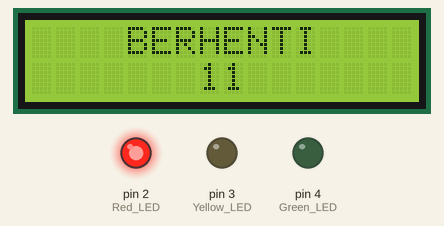
Bench run of a sketch on a simulated Arduino Uno, built with avr-gcc and run on an emulated ATmega328P. Parts: 16×2 character LCD, output pins drawn as LEDs (lit = HIGH). What the sketch prints to the serial monitor is not drawn.

Above: at 0.1 s.
At 5.2 s:
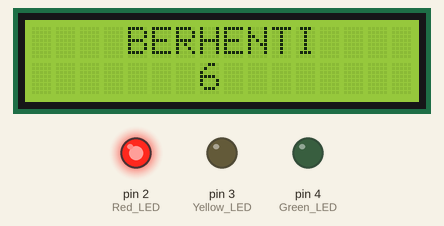
At 11.2 s:
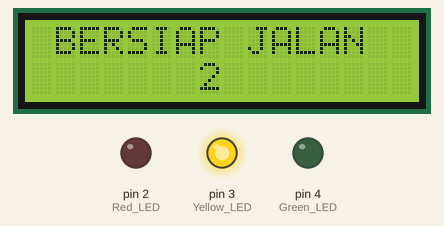
At 13.2 s:
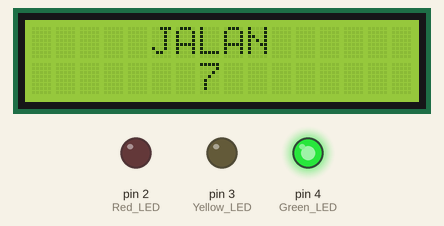
At 20.3 s:
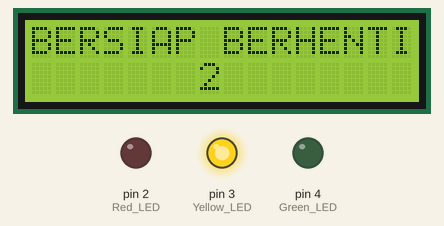
At 38.4 s:
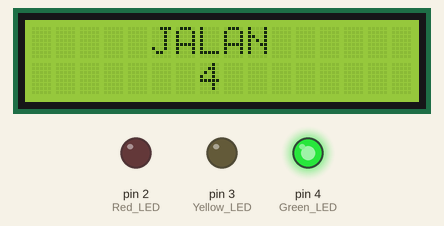
Timing chart, 0 to 39.9 s (numbered marks = the images above):
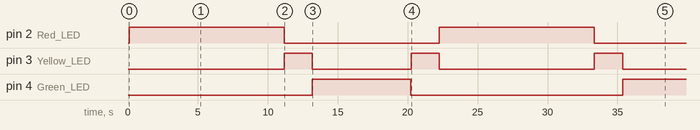

Measured:
- by itself, pin 2 (Red_LED): alternates HIGH for 11.1 s and LOW for 11.1 s
- by itself, pin 3 (Yellow_LED): goes HIGH 2.0 s, LOW 7.1 s, HIGH 2.0 s, LOW 11.1 s, HIGH 2.0 s, then LOW
- by itself, pin 4 (Green_LED): LOW → HIGH at 13.2 s, → LOW 7.0 s later, → HIGH 15.1 s later
- what the display in image 1 shows lasts 1.0 s, from 5.1 s to 6.1 s

The sketch:

DRRA_PROJECT_2.ino
```cpp
// Created by Barbu Vulc.
// LCD I2C library:
#include <LiquidCrystal_I2C.h>

// LCD I2C address 0x27, 16 column and 2 rows!
LiquidCrystal_I2C lcd(0x27, 16, 2);

void setup() {
  // Initialize the LCD, the LEDs, and Serial Monitor:
  lcd.init();
  lcd.backlight();
  pinMode(2, OUTPUT); // Red LED
  pinMode(3, OUTPUT); // Yellow LED
  pinMode(4, OUTPUT); // Green LED

  Serial.begin(9600); // Initialize Serial Monitor
  Serial.println("Sistem Lampu Lalu Lintas Dimulai");
}

// Function to display countdown on Serial Monitor and LCD
void countdown(int duration, const char* message, int ledPin) {
  for (int i = duration; i > 0; i--) {
    // Tampilkan di Serial Monitor
    Serial.print(message);
    Serial.print(" dalam ");
    Serial.print(i);
    Serial.println(" detik...");

    // Tampilkan angka di baris kedua LCD
    lcd.setCursor(7, 1); // Tampilkan angka di tengah baris kedua
    lcd.print("   ");    // Hapus angka sebelumnya
    lcd.setCursor(7, 1); // Reset posisi kursor
    lcd.print(i);

    delay(1000); // Tunggu 1 detik
  }
}

void loop() {
  // Lampu Merah (Red LED)
  lcd.setCursor(4, 0); // Posisi kolom 4, baris 0
  lcd.print("BERHENTI");
  Serial.println("Lampu Merah: BERHENTI!");
  digitalWrite(2, HIGH);
  countdown(11, "Lampu Merah", 2); // Countdown selama 11 detik
  digitalWrite(2, LOW);
  lcd.clear();

  // Lampu Kuning (Yellow LED) - Bersiap Jalan
  lcd.setCursor(1, 0); // Posisi kolom 1, baris 0
  lcd.print("BERSIAP JALAN");
  Serial.println("Lampu Kuning: BERSIAP JALAN");
  digitalWrite(3, HIGH);
  countdown(2, "Lampu Kuning", 3); // Countdown selama 2 detik
  digitalWrite(3, LOW);
  lcd.clear();

  // Lampu Hijau (Green LED)
  lcd.setCursor(5, 0); // Posisi kolom 5, baris 0
  lcd.print("JALAN");
  Serial.println("Lampu Hijau: JALAN!");
  digitalWrite(4, HIGH);
  countdown(7, "Lampu Hijau", 4); // Countdown selama 7 detik
  digitalWrite(4, LOW);
  lcd.clear();

  // Lampu Kuning (Yellow LED) - Bersiap Berhenti
  lcd.setCursor(0, 0); // Posisi kolom 0, baris 0
  lcd.print("BERSIAP BERHENTI");
  Serial.println("Lampu Kuning: BERSIAP BERHENTI");
  digitalWrite(3, HIGH);
  countdown(2, "Lampu Kuning", 3); // Countdown selama 2 detik
  digitalWrite(3, LOW);
  lcd.clear();
}
```
